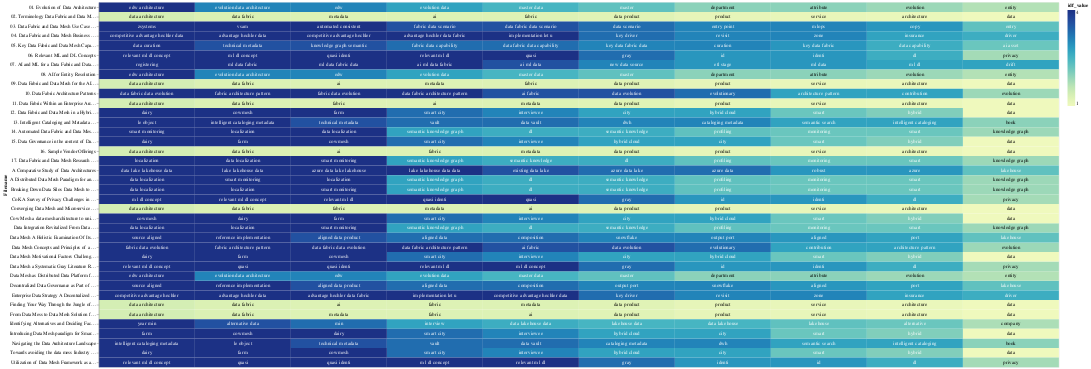

Notebook source saved alongside this figure:
### Code cell
chart_lda_filename
# save(chart_lda_filename, "lda_idf_heatmap.html")

### Figure 1 — Vega-Lite specification as saved in the notebook (floating-point values rounded to 4 significant figures; data arrays with more than 128 entries replaced by an {"elided": "..."} marker saying what was removed)
{"config": {"view": {"continuousWidth": 300, "continuousHeight": 300}}, "layer": [{"mark": {"type": "rect"}, "encoding": {"color": {"field": "idf_value", "type": "quantitative"}, "text": {"field": "topic_word", "type": "nominal"}, "x": {"axis": null, "field": "rank", "type": "ordinal"}, "y": {"field": "Filename", "type": "nominal"}}, "transform": [{"window": [{"op": "rank", "field": "", "as": "rank"}], "groupby": ["Filename"], "sort": [{"field": "idf_value", "order": "descending"}]}]}, {"mark": {"type": "text", "baseline": "middle"}, "encoding": {"color": {"condition": {"test": "(datum.idf_value >= 2.0)", "value": "white"}, "value": "black"}, "text": {"field": "topic_word", "type": "nominal"}, "x": {"axis": null, "field": "rank", "type": "ordinal"}, "y": {"field": "Filename", "type": "nominal"}}, "transform": [{"window": [{"op": "rank", "field": "", "as": "rank"}], "groupby": ["Filename"], "sort": [{"field": "idf_value", "order": "descending"}]}]}], "data": {"name": "data-e2ca43f96537dc08599b2579d3322122"}, "width": 2000, "$schema": "https://vega.github.io/schema/vega-lite/v5.16.3.json", "datasets": {"data-e2ca43f96537dc08599b2579d3322122": {"elided": "380 records"}}}
